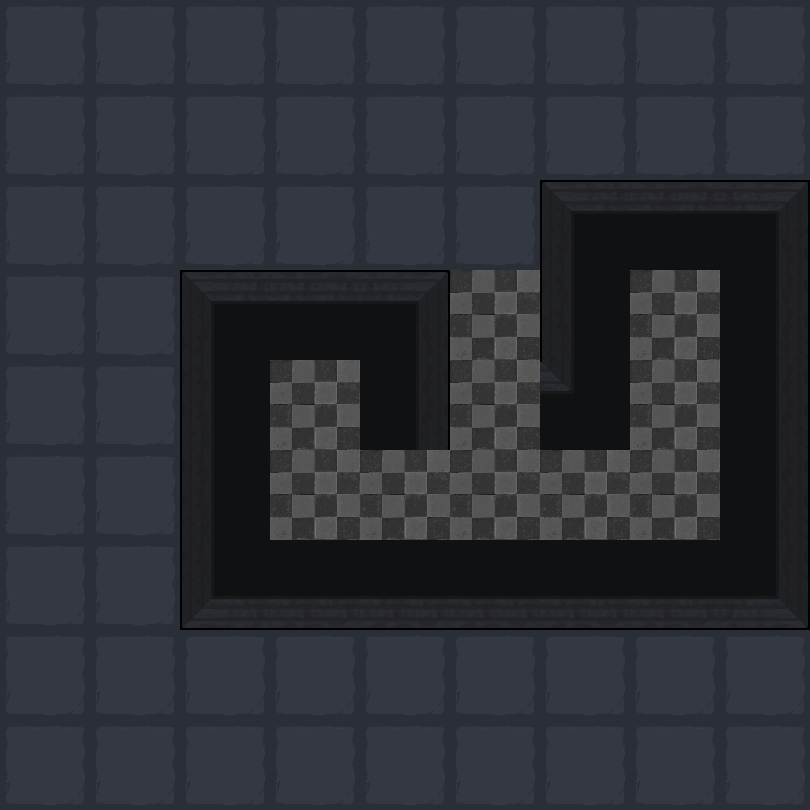

Below is a game level as drawn by its tile map, then a one-line description and the .tmx that defines it (tile-layer data replaced by summaries):
An orthogonal 9x9 tile map with 90x90 px tiles, 2 tile layers (地形, 障碍) and 10 objects (8x map, bed, door).

<map version="1.5" tiledversion="1.7.2" orientation="orthogonal" renderorder="right-down" width="9" height="9" tilewidth="90" tileheight="90" infinite="0" nextlayerid="4" nextobjectid="16">
 <tileset firstgid="1" name="7415bc93c47e5d7693a229e68521d07" tilewidth="90" tileheight="90" tilecount="100" columns="10">
  <image source="1.png" trans="ff00ff" width="900" height="900" />
 </tileset>
 <layer id="1" name="地形" width="9" height="9">
  <data>[81 cells, 60 non-empty, 2 distinct tile ids]</data>
 </layer>
 <layer id="2" name="障碍" width="9" height="9">
  <data>[81 cells, 21 non-empty, 11 distinct tile ids]</data>
 </layer>
 <objectgroup id="3" name="对象">
  <object id="2" name="bed" x="450" y="450" width="90" height="90" />
  <object id="3" name="map" x="630" y="360" width="90" height="90" />
  <object id="4" name="map" x="270" y="450" width="90" height="90" />
  <object id="7" name="map" x="360" y="450" width="90" height="90" />
  <object id="8" name="map" x="540" y="450" width="90" height="90" />
  <object id="10" name="map" x="630" y="450" width="90" height="90" />
  <object id="12" name="map" x="450" y="360" width="90" height="90">
   <properties>
    <property name="weapon" type="int" value="1" />
   </properties>
  </object>
  <object id="13" name="map" x="630" y="270" width="90" height="90">
   <properties>
    <property name="weapon" type="int" value="2" />
   </properties>
  </object>
  <object id="14" name="map" x="270" y="360" width="90" height="90">
   <properties>
    <property name="weapon" type="int" value="3" />
   </properties>
  </object>
  <object id="15" name="door" x="450" y="270" width="90" height="90">
   <properties>
    <property name="LorR" type="int" value="1" />
    <property name="motion" type="int" value="4" />
    <property name="rotate" type="int" value="0" />
   </properties>
  </object>
 </objectgroup>
</map>
